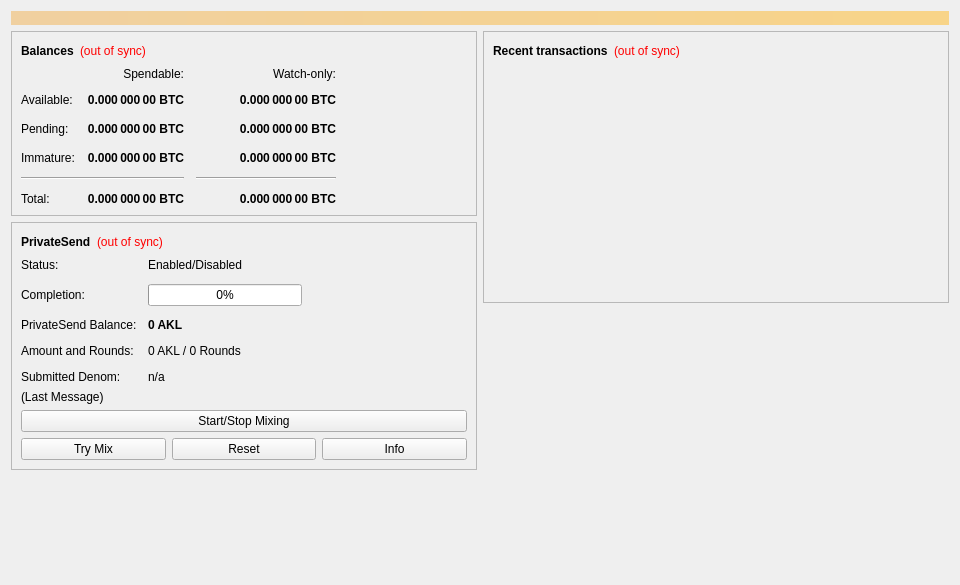
<?xml version="1.0" encoding="UTF-8"?>
<ui version="4.0">
 <class>OverviewPage</class>
 <widget class="QWidget" name="OverviewPage">
  <property name="geometry">
   <rect>
    <x>0</x>
    <y>0</y>
    <width>960</width>
    <height>585</height>
   </rect>
  </property>
  <property name="minimumSize">
   <size>
    <width>960</width>
    <height>0</height>
   </size>
  </property>
  <property name="windowTitle">
   <string>Form</string>
  </property>
  <layout class="QVBoxLayout" name="topLayout">
   <item>
    <widget class="QLabel" name="labelAlerts">
     <property name="visible">
      <bool>false</bool>
     </property>
     <property name="styleSheet">
      <string notr="true">background-color: qlineargradient(x1: 0, y1: 0, x2: 1, y2: 0, stop:0 #F0D0A0, stop:1 #F8D488); color:#000000;</string>
     </property>
     <property name="wordWrap">
      <bool>true</bool>
     </property>
     <property name="margin">
      <number>3</number>
     </property>
    </widget>
   </item>
   <item>
    <layout class="QHBoxLayout" name="horizontalLayout" stretch="1,1">
     <item>
      <layout class="QVBoxLayout" name="verticalLayout_2">
       <item>
        <widget class="QFrame" name="frame">
         <property name="frameShape">
          <enum>QFrame::StyledPanel</enum>
         </property>
         <property name="frameShadow">
          <enum>QFrame::Raised</enum>
         </property>
         <layout class="QVBoxLayout" name="verticalLayout_4">
          <item>
           <layout class="QHBoxLayout" name="horizontalLayout_4">
            <item>
             <widget class="QLabel" name="label_5">
              <property name="font">
               <font>
                <weight>75</weight>
                <bold>true</bold>
               </font>
              </property>
              <property name="text">
               <string>Balances</string>
              </property>
             </widget>
            </item>
            <item>
             <widget class="QLabel" name="labelWalletStatus">
              <property name="toolTip">
               <string>The displayed information may be out of date. Your wallet automatically synchronizes with the Akula network after a connection is established, but this process has not completed yet.</string>
              </property>
              <property name="styleSheet">
               <string notr="true">QLabel { color: red; }</string>
              </property>
              <property name="text">
               <string notr="true">(out of sync)</string>
              </property>
              <property name="alignment">
               <set>Qt::AlignLeading|Qt::AlignLeft|Qt::AlignVCenter</set>
              </property>
             </widget>
            </item>
            <item>
             <spacer name="horizontalSpacer_3">
              <property name="orientation">
               <enum>Qt::Horizontal</enum>
              </property>
              <property name="sizeHint" stdset="0">
               <size>
                <width>40</width>
                <height>20</height>
               </size>
              </property>
             </spacer>
            </item>
           </layout>
          </item>
          <item>
           <layout class="QGridLayout" name="gridLayout">
            <property name="spacing">
             <number>12</number>
            </property>
            <item row="2" column="2">
             <widget class="QLabel" name="labelWatchPending">
              <property name="font">
               <font>
                <weight>75</weight>
                <bold>true</bold>
               </font>
              </property>
              <property name="cursor">
               <cursorShape>IBeamCursor</cursorShape>
              </property>
              <property name="toolTip">
               <string>Unconfirmed transactions to watch-only addresses</string>
              </property>
              <property name="text">
               <string notr="true">0.000 000 00 BTC</string>
              </property>
              <property name="alignment">
               <set>Qt::AlignRight|Qt::AlignTrailing|Qt::AlignVCenter</set>
              </property>
              <property name="textInteractionFlags">
               <set>Qt::LinksAccessibleByMouse|Qt::TextSelectableByKeyboard|Qt::TextSelectableByMouse</set>
              </property>
             </widget>
            </item>
            <item row="2" column="1">
             <widget class="QLabel" name="labelUnconfirmed">
              <property name="font">
               <font>
                <weight>75</weight>
                <bold>true</bold>
               </font>
              </property>
              <property name="cursor">
               <cursorShape>IBeamCursor</cursorShape>
              </property>
              <property name="toolTip">
               <string>Total of transactions that have yet to be confirmed, and do not yet count toward the spendable balance</string>
              </property>
              <property name="text">
               <string notr="true">0.000 000 00 BTC</string>
              </property>
              <property name="alignment">
               <set>Qt::AlignRight|Qt::AlignTrailing|Qt::AlignVCenter</set>
              </property>
              <property name="textInteractionFlags">
               <set>Qt::LinksAccessibleByMouse|Qt::TextSelectableByKeyboard|Qt::TextSelectableByMouse</set>
              </property>
             </widget>
            </item>
            <item row="3" column="2">
             <widget class="QLabel" name="labelWatchImmature">
              <property name="font">
               <font>
                <weight>75</weight>
                <bold>true</bold>
               </font>
              </property>
              <property name="cursor">
               <cursorShape>IBeamCursor</cursorShape>
              </property>
              <property name="toolTip">
               <string>Mined balance in watch-only addresses that has not yet matured</string>
              </property>
              <property name="text">
               <string notr="true">0.000 000 00 BTC</string>
              </property>
              <property name="alignment">
               <set>Qt::AlignRight|Qt::AlignTrailing|Qt::AlignVCenter</set>
              </property>
              <property name="textInteractionFlags">
               <set>Qt::LinksAccessibleByMouse|Qt::TextSelectableByKeyboard|Qt::TextSelectableByMouse</set>
              </property>
             </widget>
            </item>
            <item row="4" column="0" colspan="2">
             <widget class="Line" name="lineSpendableBalance">
              <property name="orientation">
               <enum>Qt::Horizontal</enum>
              </property>
             </widget>
            </item>
            <item row="4" column="2">
             <widget class="Line" name="lineWatchBalance">
              <property name="sizePolicy">
               <sizepolicy hsizetype="Preferred" vsizetype="Fixed">
                <horstretch>0</horstretch>
                <verstretch>0</verstretch>
               </sizepolicy>
              </property>
              <property name="minimumSize">
               <size>
                <width>140</width>
                <height>0</height>
               </size>
              </property>
              <property name="orientation">
               <enum>Qt::Horizontal</enum>
              </property>
             </widget>
            </item>
            <item row="5" column="0">
             <widget class="QLabel" name="labelTotalText">
              <property name="text">
               <string>Total:</string>
              </property>
             </widget>
            </item>
            <item row="3" column="1">
             <widget class="QLabel" name="labelImmature">
              <property name="font">
               <font>
                <weight>75</weight>
                <bold>true</bold>
               </font>
              </property>
              <property name="cursor">
               <cursorShape>IBeamCursor</cursorShape>
              </property>
              <property name="toolTip">
               <string>Mined balance that has not yet matured</string>
              </property>
              <property name="text">
               <string notr="true">0.000 000 00 BTC</string>
              </property>
              <property name="alignment">
               <set>Qt::AlignRight|Qt::AlignTrailing|Qt::AlignVCenter</set>
              </property>
              <property name="textInteractionFlags">
               <set>Qt::LinksAccessibleByMouse|Qt::TextSelectableByKeyboard|Qt::TextSelectableByMouse</set>
              </property>
             </widget>
            </item>
            <item row="2" column="3">
             <spacer name="horizontalSpacer_2">
              <property name="orientation">
               <enum>Qt::Horizontal</enum>
              </property>
              <property name="sizeHint" stdset="0">
               <size>
                <width>40</width>
                <height>20</height>
               </size>
              </property>
             </spacer>
            </item>
            <item row="3" column="0">
             <widget class="QLabel" name="labelImmatureText">
              <property name="text">
               <string>Immature:</string>
              </property>
             </widget>
            </item>
            <item row="5" column="1">
             <widget class="QLabel" name="labelTotal">
              <property name="font">
               <font>
                <weight>75</weight>
                <bold>true</bold>
               </font>
              </property>
              <property name="cursor">
               <cursorShape>IBeamCursor</cursorShape>
              </property>
              <property name="toolTip">
               <string>Your current total balance</string>
              </property>
              <property name="text">
               <string notr="true">0.000 000 00 BTC</string>
              </property>
              <property name="alignment">
               <set>Qt::AlignRight|Qt::AlignTrailing|Qt::AlignVCenter</set>
              </property>
              <property name="textInteractionFlags">
               <set>Qt::LinksAccessibleByMouse|Qt::TextSelectableByKeyboard|Qt::TextSelectableByMouse</set>
              </property>
             </widget>
            </item>
            <item row="5" column="2">
             <widget class="QLabel" name="labelWatchTotal">
              <property name="font">
               <font>
                <weight>75</weight>
                <bold>true</bold>
               </font>
              </property>
              <property name="cursor">
               <cursorShape>IBeamCursor</cursorShape>
              </property>
              <property name="toolTip">
               <string>Current total balance in watch-only addresses</string>
              </property>
              <property name="text">
               <string notr="true">0.000 000 00 BTC</string>
              </property>
              <property name="alignment">
               <set>Qt::AlignRight|Qt::AlignTrailing|Qt::AlignVCenter</set>
              </property>
              <property name="textInteractionFlags">
               <set>Qt::LinksAccessibleByMouse|Qt::TextSelectableByKeyboard|Qt::TextSelectableByMouse</set>
              </property>
             </widget>
            </item>
            <item row="0" column="2">
             <widget class="QLabel" name="labelWatchonly">
              <property name="text">
               <string>Watch-only:</string>
              </property>
              <property name="alignment">
               <set>Qt::AlignRight|Qt::AlignTrailing|Qt::AlignVCenter</set>
              </property>
             </widget>
            </item>
            <item row="1" column="0">
             <widget class="QLabel" name="labelBalanceText">
              <property name="text">
               <string>Available:</string>
              </property>
             </widget>
            </item>
            <item row="1" column="1">
             <widget class="QLabel" name="labelBalance">
              <property name="font">
               <font>
                <weight>75</weight>
                <bold>true</bold>
               </font>
              </property>
              <property name="cursor">
               <cursorShape>IBeamCursor</cursorShape>
              </property>
              <property name="toolTip">
               <string>Your current spendable balance</string>
              </property>
              <property name="text">
               <string notr="true">0.000 000 00 BTC</string>
              </property>
              <property name="alignment">
               <set>Qt::AlignRight|Qt::AlignTrailing|Qt::AlignVCenter</set>
              </property>
              <property name="textInteractionFlags">
               <set>Qt::LinksAccessibleByMouse|Qt::TextSelectableByKeyboard|Qt::TextSelectableByMouse</set>
              </property>
             </widget>
            </item>
            <item row="1" column="2">
             <widget class="QLabel" name="labelWatchAvailable">
              <property name="font">
               <font>
                <weight>75</weight>
                <bold>true</bold>
               </font>
              </property>
              <property name="cursor">
               <cursorShape>IBeamCursor</cursorShape>
              </property>
              <property name="toolTip">
               <string>Your current balance in watch-only addresses</string>
              </property>
              <property name="text">
               <string notr="true">0.000 000 00 BTC</string>
              </property>
              <property name="alignment">
               <set>Qt::AlignRight|Qt::AlignTrailing|Qt::AlignVCenter</set>
              </property>
              <property name="textInteractionFlags">
               <set>Qt::LinksAccessibleByMouse|Qt::TextSelectableByKeyboard|Qt::TextSelectableByMouse</set>
              </property>
             </widget>
            </item>
            <item row="2" column="0">
             <widget class="QLabel" name="labelPendingText">
              <property name="text">
               <string>Pending:</string>
              </property>
             </widget>
            </item>
            <item row="0" column="1">
             <widget class="QLabel" name="labelSpendable">
              <property name="text">
               <string>Spendable:</string>
              </property>
              <property name="alignment">
               <set>Qt::AlignRight|Qt::AlignTrailing|Qt::AlignVCenter</set>
              </property>
             </widget>
            </item>
           </layout>
          </item>
         </layout>
        </widget>
       </item>
       <item>
        <widget class="QFrame" name="framePrivateSend">
         <property name="layoutDirection">
          <enum>Qt::LeftToRight</enum>
         </property>
         <property name="frameShape">
          <enum>QFrame::StyledPanel</enum>
         </property>
         <property name="frameShadow">
          <enum>QFrame::Raised</enum>
         </property>
         <layout class="QVBoxLayout" name="VerticalLayout_PS1">
          <item>
           <layout class="QHBoxLayout" name="horizontalLayout_5">
            <item>
             <widget class="QLabel" name="labelPrivateSendHeader">
              <property name="font">
               <font>
                <weight>75</weight>
                <bold>true</bold>
               </font>
              </property>
              <property name="text">
               <string>PrivateSend</string>
              </property>
             </widget>
            </item>
            <item>
             <widget class="QLabel" name="labelPrivateSendSyncStatus">
              <property name="toolTip">
               <string>The displayed information may be out of date. Your wallet automatically synchronizes with the Akula network after a connection is established, but this process has not completed yet.</string>
              </property>
              <property name="styleSheet">
               <string notr="true">QLabel { color: red; }</string>
              </property>
              <property name="text">
               <string notr="true">(out of sync)</string>
              </property>
              <property name="alignment">
               <set>Qt::AlignLeading|Qt::AlignLeft|Qt::AlignVCenter</set>
              </property>
             </widget>
            </item>
            <item>
             <spacer name="horizontalSpacer_4">
              <property name="orientation">
               <enum>Qt::Horizontal</enum>
              </property>
              <property name="sizeHint" stdset="0">
               <size>
                <width>40</width>
                <height>20</height>
               </size>
              </property>
             </spacer>
            </item>
           </layout>
          </item>
          <item>
           <layout class="QFormLayout" name="privateSendFormLayout">
            <property name="fieldGrowthPolicy">
             <enum>QFormLayout::AllNonFixedFieldsGrow</enum>
            </property>
            <property name="horizontalSpacing">
             <number>11</number>
            </property>
            <property name="verticalSpacing">
             <number>12</number>
            </property>
            <item row="0" column="0">
             <widget class="QLabel" name="labelPrivateSendEnabledText">
              <property name="text">
               <string>Status:</string>
              </property>
             </widget>
            </item>
            <item row="0" column="1">
             <widget class="QLabel" name="labelPrivateSendEnabled">
              <property name="text">
               <string>Enabled/Disabled</string>
              </property>
             </widget>
            </item>
            <item row="1" column="0">
             <widget class="QLabel" name="labelCompletitionText">
              <property name="text">
               <string>Completion:</string>
              </property>
             </widget>
            </item>
            <item row="1" column="1">
             <widget class="QProgressBar" name="privateSendProgress">
              <property name="maximumSize">
               <size>
                <width>154</width>
                <height>16777215</height>
               </size>
              </property>
              <property name="value">
               <number>0</number>
              </property>
             </widget>
            </item>
            <item row="2" column="0">
             <widget class="QLabel" name="labelAnonymizedText">
              <property name="text">
               <string>PrivateSend Balance:</string>
              </property>
             </widget>
            </item>
            <item row="2" column="1">
             <widget class="QLabel" name="labelAnonymized">
              <property name="font">
               <font>
                <weight>75</weight>
                <bold>true</bold>
               </font>
              </property>
              <property name="text">
               <string notr="true">0 AKL</string>
              </property>
             </widget>
            </item>
            <item row="3" column="0">
             <widget class="QLabel" name="labelAmountAndRoundsText">
              <property name="text">
               <string>Amount and Rounds:</string>
              </property>
             </widget>
            </item>
            <item row="3" column="1">
             <widget class="QLabel" name="labelAmountRounds">
              <property name="text">
               <string>0 AKL / 0 Rounds</string>
              </property>
             </widget>
            </item>
            <item row="4" column="0">
             <widget class="QLabel" name="labelSubmittedDenomText">
              <property name="text">
               <string>Submitted Denom:</string>
              </property>
             </widget>
            </item>
            <item row="4" column="1">
             <widget class="QLabel" name="labelSubmittedDenom">
              <property name="toolTip">
               <string>The denominations you submitted to the Masternode.&lt;br&gt;To mix, other users must submit the exact same denominations.</string>
              </property>
              <property name="text">
               <string>n/a</string>
              </property>
             </widget>
            </item>
           </layout>
          </item>
          <item>
           <layout class="QVBoxLayout" name="VerticalLayout_PS">
            <item>
             <widget class="QLabel" name="labelPrivateSendLastMessage">
              <property name="text">
               <string>(Last Message)</string>
              </property>
              <property name="alignment">
               <set>Qt::AlignLeading|Qt::AlignLeft|Qt::AlignTop</set>
              </property>
              <property name="wordWrap">
               <bool>true</bool>
              </property>
             </widget>
            </item>
            <item>
             <widget class="QPushButton" name="togglePrivateSend">
              <property name="sizePolicy">
               <sizepolicy hsizetype="MinimumExpanding" vsizetype="Fixed">
                <horstretch>0</horstretch>
                <verstretch>0</verstretch>
               </sizepolicy>
              </property>
              <property name="text">
               <string>Start/Stop Mixing</string>
              </property>
             </widget>
            </item>
            <item>
             <layout class="QHBoxLayout" name="horizontalLayout_debugbuttons">
              <item>
               <widget class="QPushButton" name="privateSendAuto">
                <property name="sizePolicy">
                 <sizepolicy hsizetype="MinimumExpanding" vsizetype="Fixed">
                  <horstretch>0</horstretch>
                  <verstretch>0</verstretch>
                 </sizepolicy>
                </property>
                <property name="toolTip">
                 <string>Try to manually submit a PrivateSend request.</string>
                </property>
                <property name="text">
                 <string>Try Mix</string>
                </property>
               </widget>
              </item>
              <item>
               <widget class="QPushButton" name="privateSendReset">
                <property name="sizePolicy">
                 <sizepolicy hsizetype="MinimumExpanding" vsizetype="Fixed">
                  <horstretch>0</horstretch>
                  <verstretch>0</verstretch>
                 </sizepolicy>
                </property>
                <property name="toolTip">
                 <string>Reset the current status of PrivateSend (can interrupt PrivateSend if it's in the process of Mixing, which can cost you money!)</string>
                </property>
                <property name="autoFillBackground">
                 <bool>false</bool>
                </property>
                <property name="text">
                 <string>Reset</string>
                </property>
               </widget>
              </item>
              <item>
               <widget class="QPushButton" name="privateSendInfo">
                <property name="sizePolicy">
                 <sizepolicy hsizetype="MinimumExpanding" vsizetype="Fixed">
                  <horstretch>0</horstretch>
                  <verstretch>0</verstretch>
                 </sizepolicy>
                </property>
                <property name="toolTip">
                 <string>Information about PrivateSend and Mixing</string>
                </property>
                <property name="text">
                 <string>Info</string>
                </property>
               </widget>
              </item>
             </layout>
            </item>
           </layout>
          </item>
         </layout>
        </widget>
       </item>
       <item>
        <spacer name="verticalSpacer">
         <property name="orientation">
          <enum>Qt::Vertical</enum>
         </property>
         <property name="sizeHint" stdset="0">
          <size>
           <width>20</width>
           <height>40</height>
          </size>
         </property>
        </spacer>
       </item>
      </layout>
     </item>
     <item>
      <layout class="QVBoxLayout" name="verticalLayout_3">
       <item>
        <widget class="QFrame" name="frame_2">
         <property name="frameShape">
          <enum>QFrame::StyledPanel</enum>
         </property>
         <property name="frameShadow">
          <enum>QFrame::Raised</enum>
         </property>
         <layout class="QVBoxLayout" name="verticalLayout">
          <item>
           <layout class="QHBoxLayout" name="horizontalLayout_2">
            <item>
             <widget class="QLabel" name="label_4">
              <property name="font">
               <font>
                <weight>75</weight>
                <bold>true</bold>
               </font>
              </property>
              <property name="text">
               <string>Recent transactions</string>
              </property>
             </widget>
            </item>
            <item>
             <widget class="QLabel" name="labelTransactionsStatus">
              <property name="toolTip">
               <string>The displayed information may be out of date. Your wallet automatically synchronizes with the Akula network after a connection is established, but this process has not completed yet.</string>
              </property>
              <property name="styleSheet">
               <string notr="true">QLabel { color: red; }</string>
              </property>
              <property name="text">
               <string notr="true">(out of sync)</string>
              </property>
              <property name="alignment">
               <set>Qt::AlignLeading|Qt::AlignLeft|Qt::AlignVCenter</set>
              </property>
             </widget>
            </item>
            <item>
             <spacer name="horizontalSpacer">
              <property name="orientation">
               <enum>Qt::Horizontal</enum>
              </property>
              <property name="sizeHint" stdset="0">
               <size>
                <width>40</width>
                <height>20</height>
               </size>
              </property>
             </spacer>
            </item>
           </layout>
          </item>
          <item>
           <widget class="QListView" name="listTransactions">
            <property name="styleSheet">
             <string notr="true">QListView { background: transparent; }</string>
            </property>
            <property name="frameShape">
             <enum>QFrame::NoFrame</enum>
            </property>
            <property name="verticalScrollBarPolicy">
             <enum>Qt::ScrollBarAlwaysOff</enum>
            </property>
            <property name="horizontalScrollBarPolicy">
             <enum>Qt::ScrollBarAlwaysOff</enum>
            </property>
            <property name="selectionMode">
             <enum>QAbstractItemView::NoSelection</enum>
            </property>
           </widget>
          </item>
         </layout>
        </widget>
       </item>
       <item>
        <spacer name="verticalSpacer_2">
         <property name="orientation">
          <enum>Qt::Vertical</enum>
         </property>
         <property name="sizeHint" stdset="0">
          <size>
           <width>20</width>
           <height>40</height>
          </size>
         </property>
        </spacer>
       </item>
      </layout>
     </item>
    </layout>
   </item>
  </layout>
 </widget>
 <resources/>
 <connections/>
</ui>
